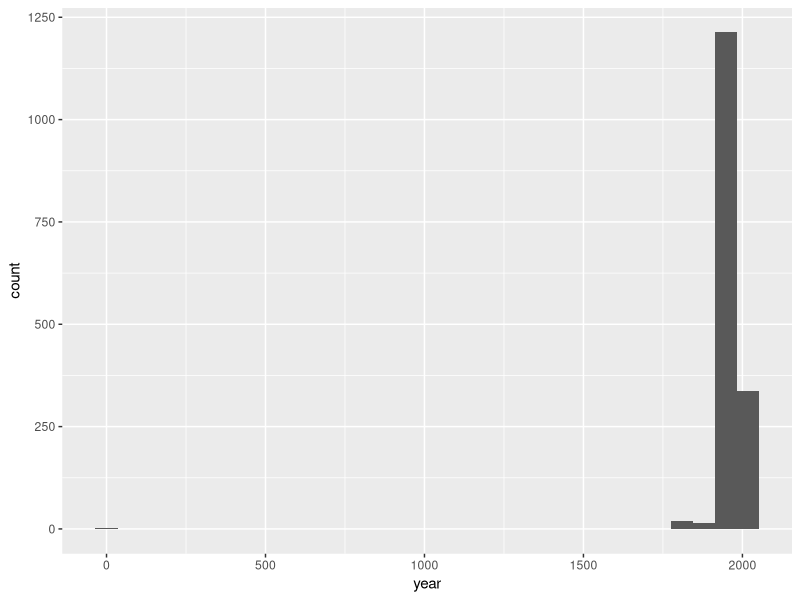

This figure's R source:
## ---- chunk 1
suppressWarnings(library(tidyverse))
library(skimr)
## ---- chunk 2
uoe_art <- read_csv("data/uoe-art.csv")
## ---- chunk 3
uoe_art <- uoe_art %>%
  separate(title, into = c("title", "date"), sep = "\\(") %>%
  mutate(year = str_remove(date, "\\)") %>% as.numeric()) %>%
  select(title, name, year, link)
## ---- chunk 4
skim(uoe_art)
## ---- chunk 5
uoe_art %>% ggplot(aes(x = year)) +
  geom_histogram()
## ---- chunk 6
uoe_art %>% filter(year <  500)
## ---- chunk 7
uoe_art <- uoe_art %>% mutate(year = case_when(year == 2 ~ 1964))
